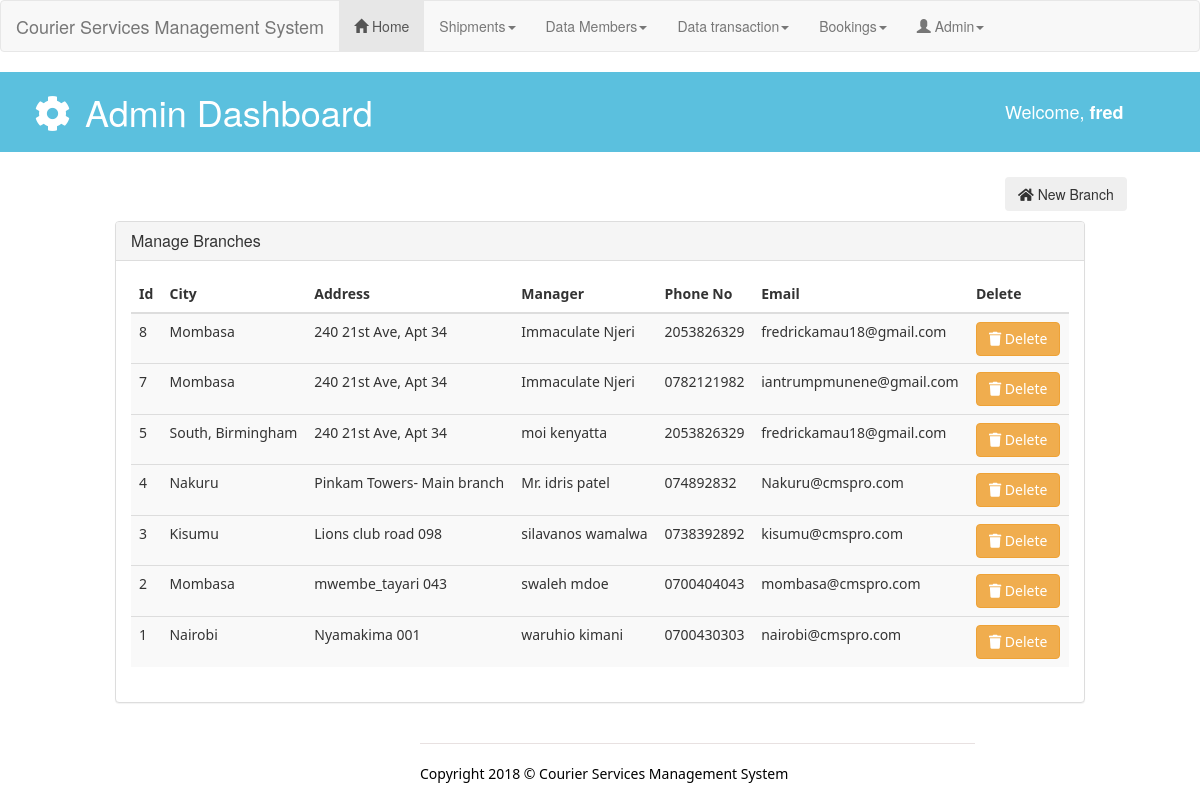
The app's page /admin/manage_branches.php (signed in) with its own data.
### tables this page shows
CREATE TABLE `user` (
  `id` int(11) NOT NULL,
  `username` varchar(225) NOT NULL,
  `password` varchar(255) NOT NULL,
  `status` varchar(15) NOT NULL,
  `mobile` varchar(25) NOT NULL,
  `level` varchar(25) NOT NULL
);

CREATE TABLE `branch_tbl` (
  `branch_id` int(15) NOT NULL,
  `branch_city` varchar(44) NOT NULL,
  `branch_address` varchar(4444) NOT NULL,
  `contact_person` varchar(122) NOT NULL,
  `contact_no` varchar(15) NOT NULL,
  `contact_email` varchar(100) NOT NULL
);

### admin/session.php (called while the page is built, shortened)
<?php
   include('config.php');
   $user_check = $_SESSION['login_user'];
   $ses_sql = mysqli_query($conn,"select * from `user` where `username` = '".$user_check."' ");
   $row = mysqli_fetch_array($ses_sql,MYSQLI_ASSOC);
   $login_session = $row['username'];
?>

### admin/manage_branches.php (the view, shortened to what this page needs)
<?php include('session.php');
include('config.php');?>
<?php include 'layouts/admin_header.php' ;?>
  <body>
<?php include 'layouts/admin_navigation.php' ;?>
    <header id="admin_header">
      <div class="container">
        <div class="row">
          <div class="col-md-10">
            <h1><i class="fa fa-cog fa-spin fa-fw"></i> Admin Dashboard</h1>
          </div>
          <div class="col-md-2">
            <div class="create">
             <h4><span class="" aria-hidden="true"></span> Welcome, <b><?php echo $login_session;?></b></h4>
            </div>
          </div>
        </div>
      </div>
    </header>
 <div class="container">
<div class="row">
 <div class="col-md-offset-10 col-md-2">
   <button type="button" style="margin-top: 15px; margin-bottom: 10px;" class="btn btn-outline-primary" data-toggle="modal"  data-target="#adduser"><i class="fas fa-home"></i> New Branch</button>
 </div>
</div>
</div>
    <div class="col-md-1"></div>
<div class="col-md-10">
              <div class="panel panel-default">
                <div class="panel-heading">
                  <h3 class="panel-title">Manage Branches</h3>
                </div>
                <div class="panel-body">
                  <table class="table table-striped table-hover" style="font-family: 'Segoe UI'; ">
                      <thead>
                      <tr>
                        <th>Id</th>
                        <th>City</th>
                        <th>Address</th>
                        <th>Manager</th>
                        <th>Phone No</th>
                        <th>Email</th>
                        <th>Delete</th>
                      </tr>
                      </thead>
                      <tbody>
                            <?php
                   $count=1;
                   $sel_query="SELECT * FROM branch_tbl ORDER BY branch_id DESC; ";
                   $result = mysqli_query($conn, $sel_query);
                   while($row = mysqli_fetch_assoc($result))
                    { ?>
                          <tr>
                          <td><?php echo $row["branch_id"] ; ?></td>
                          <td><?php echo $row["branch_city"] ; ?></td>
                          <td><?php echo $row["branch_address"] ; ?></td>
                          <td><?php echo $row["contact_person"] ; ?></td>
                          <td><?php echo $row["contact_no"] ; ?></td>
                          <td><?php echo $row["contact_email"] ; ?></td>
                          <td> <a href="deletecustomer.php?id=<?php echo $row["customer_id"]; ?>"class="btn btn-warning"> <i class="fa fa-trash"></i> Delete</a></td>
                          </tr>
                          <tr>
                         <?php $count++; } ?>
                      </tbody>
                    </table>
                </div>
              </div>
             </div>
 <div class="col-md-1"></div>
<?php include 'layouts/footer.php' ;?>
  </body>
</html>

### css/styles.css (style rules this page uses)
#admin_header { background-color: #5bc0de; color: white; margin-top: 0px ; margin-bottom: 10px; padding-bottom: 10px; }
#admin_header .create { padding-top: 20px; }

### records on screen
user: username "fred"
branch_tbl: branch_id "8", branch_city "Mombasa", branch_address "240 21st Ave, Apt 34", contact_person "Immaculate Njeri", contact_no "2053826329", contact_email "fredrickamau18@gmail.com"
branch_tbl: branch_id "7", branch_city "Mombasa", branch_address "240 21st Ave, Apt 34", contact_person "Immaculate Njeri", contact_no "0782121982", contact_email "iantrumpmunene@gmail.com"
branch_tbl: branch_id "5", branch_city "South, Birmingham", branch_address "240 21st Ave, Apt 34", contact_person "moi kenyatta", contact_no "2053826329", contact_email "fredrickamau18@gmail.com"
branch_tbl: branch_id "4", branch_city "Nakuru", branch_address "Pinkam Towers- Main branch", contact_person "Mr. idris patel", contact_no "074892832", contact_email "Nakuru@cmspro.com"
branch_tbl: branch_id "3", branch_city "Kisumu", branch_address "Lions club road 098", contact_person "silavanos wamalwa", contact_no "0738392892", contact_email "kisumu@cmspro.com"
branch_tbl: branch_id "2", branch_city "Mombasa", branch_address "mwembe_tayari 043", contact_person "swaleh mdoe", contact_no "0700404043", contact_email "mombasa@cmspro.com"
branch_tbl: branch_id "1", branch_city "Nairobi", branch_address "Nyamakima 001", contact_person "waruhio kimani", contact_no "0700430303", contact_email "nairobi@cmspro.com"
